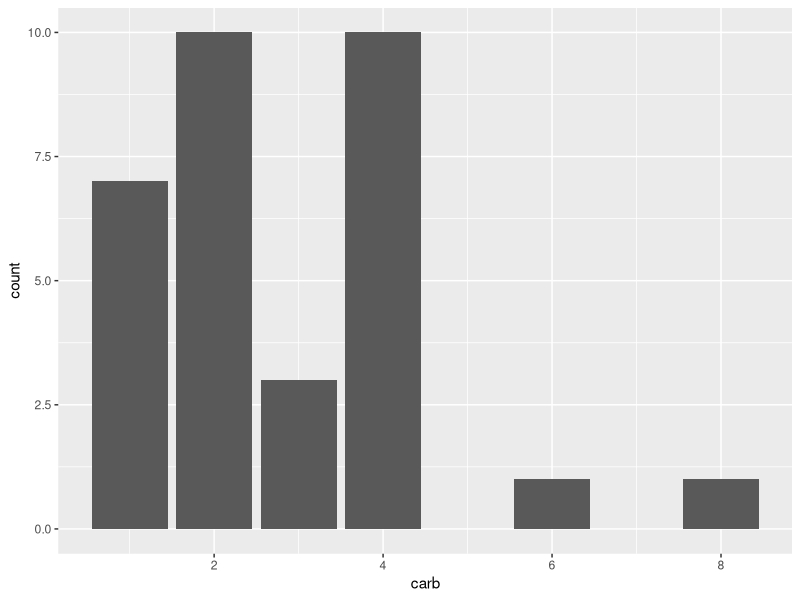
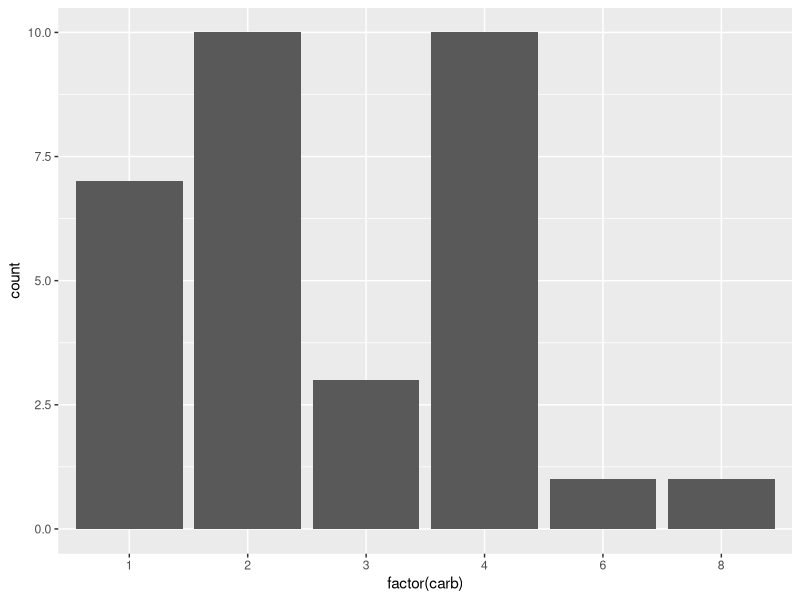
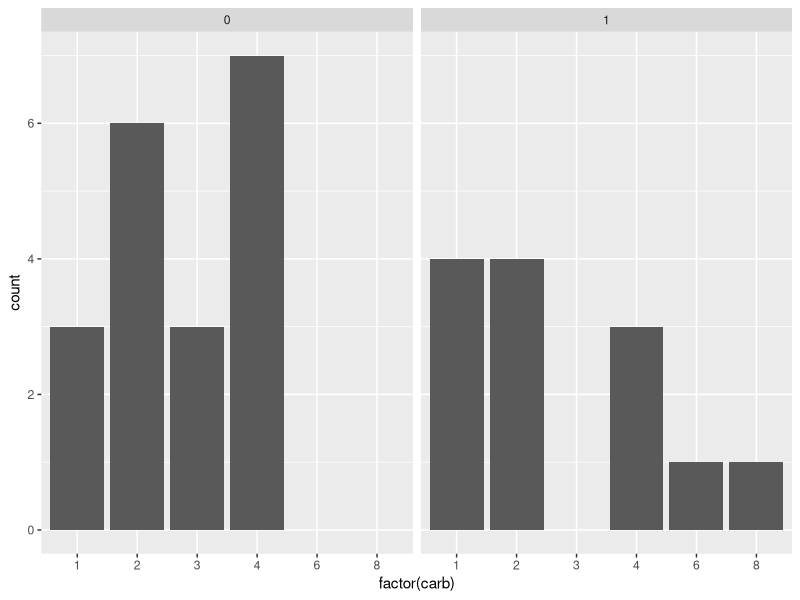
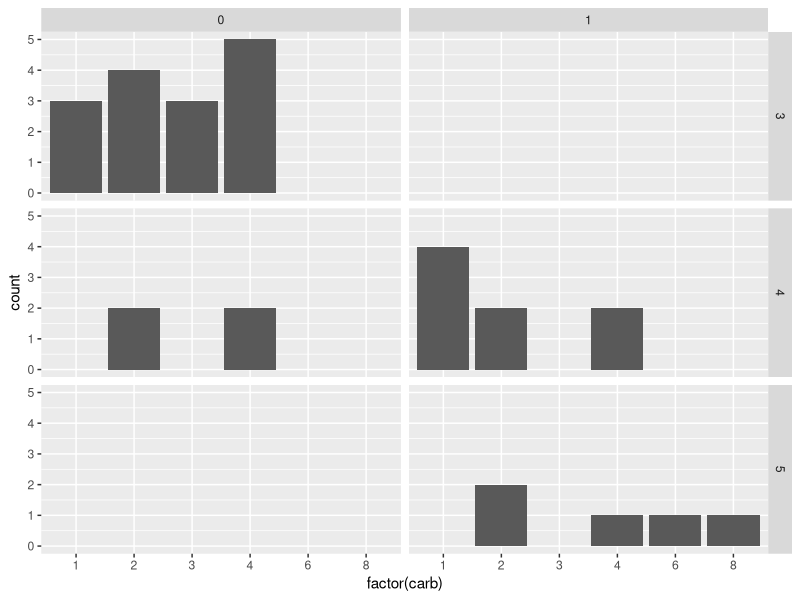

Write R code to recreate these figures, in order. (Note: this script raises an error after producing the figures.)
library(ggplot2)


#### Einfacher Plot ####

ggplot(
  mtcars, aes(carb)
  ) + 
  geom_bar()


#### Variable als factor ####

ggplot(
  # carb als factor
  mtcars, aes(factor(carb))
) + 
  geom_bar()


#### facet_wrap ####

ggplot(
# carb als factor
mtcars, aes(factor(carb))
) + 
  geom_bar(
  ) +
  facet_wrap(~ am)


#### facet_grid ####

ggplot(
  # carb als factor
  mtcars, aes(factor(carb))
) + 
  geom_bar(
  ) + 
  facet_grid(gear ~ am)


#### Beschriftung mit stat_bin ####

ggplot(
  mtcars, aes(factor(carb))
) + 
  geom_bar(
  ) + 
  stat_bin(aes(label = ..count..), geom = "text", vjust = 1.5, size = 3, color = "white") +
  facet_grid(gear ~ am)
